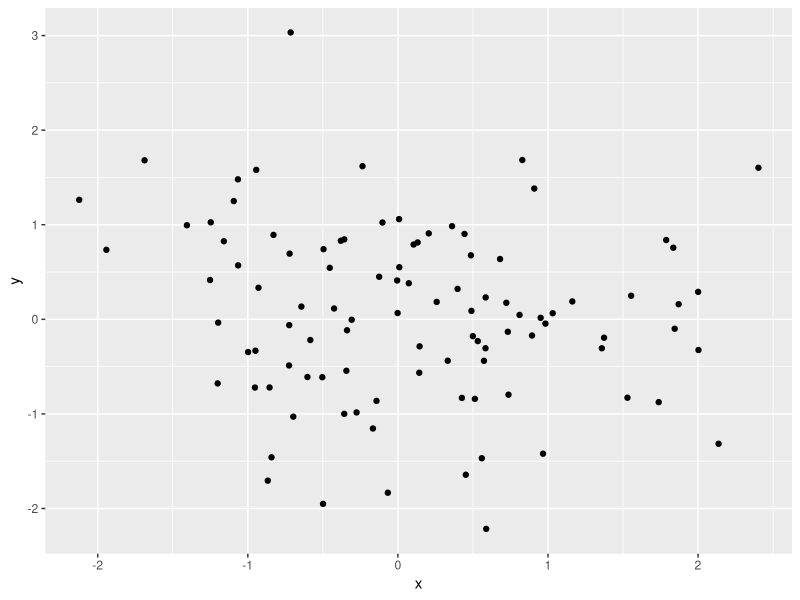

Write the R code that produced this figure.
## ---- chunk 1
library(tidyverse)
## ---- chunk 2
y = rnorm(100)
x = rnorm(100)
dat = data.frame(y,x)
## ---- chunk 3
ggplot(dat, aes(x,y)) + geom_point()
## ---- chunk 4
knitr::kable(summary(cars), caption='This is a table', booktab=TRUE)
